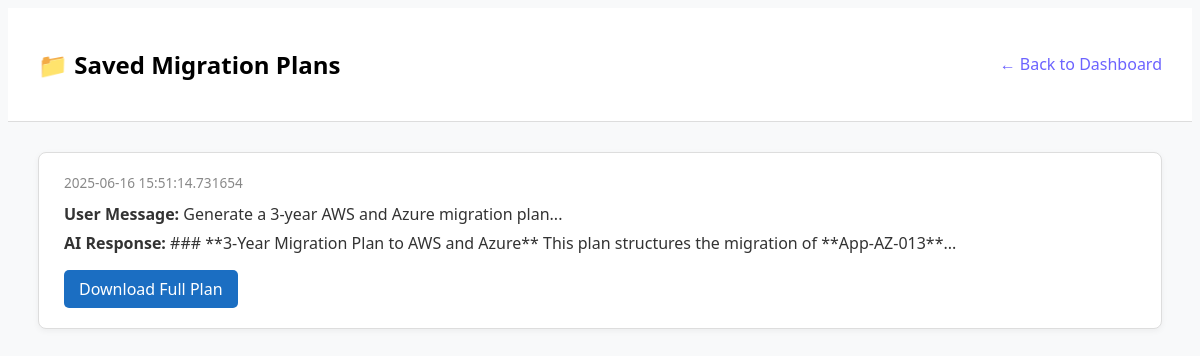
/plans, run on an earlier commit of the app's database.
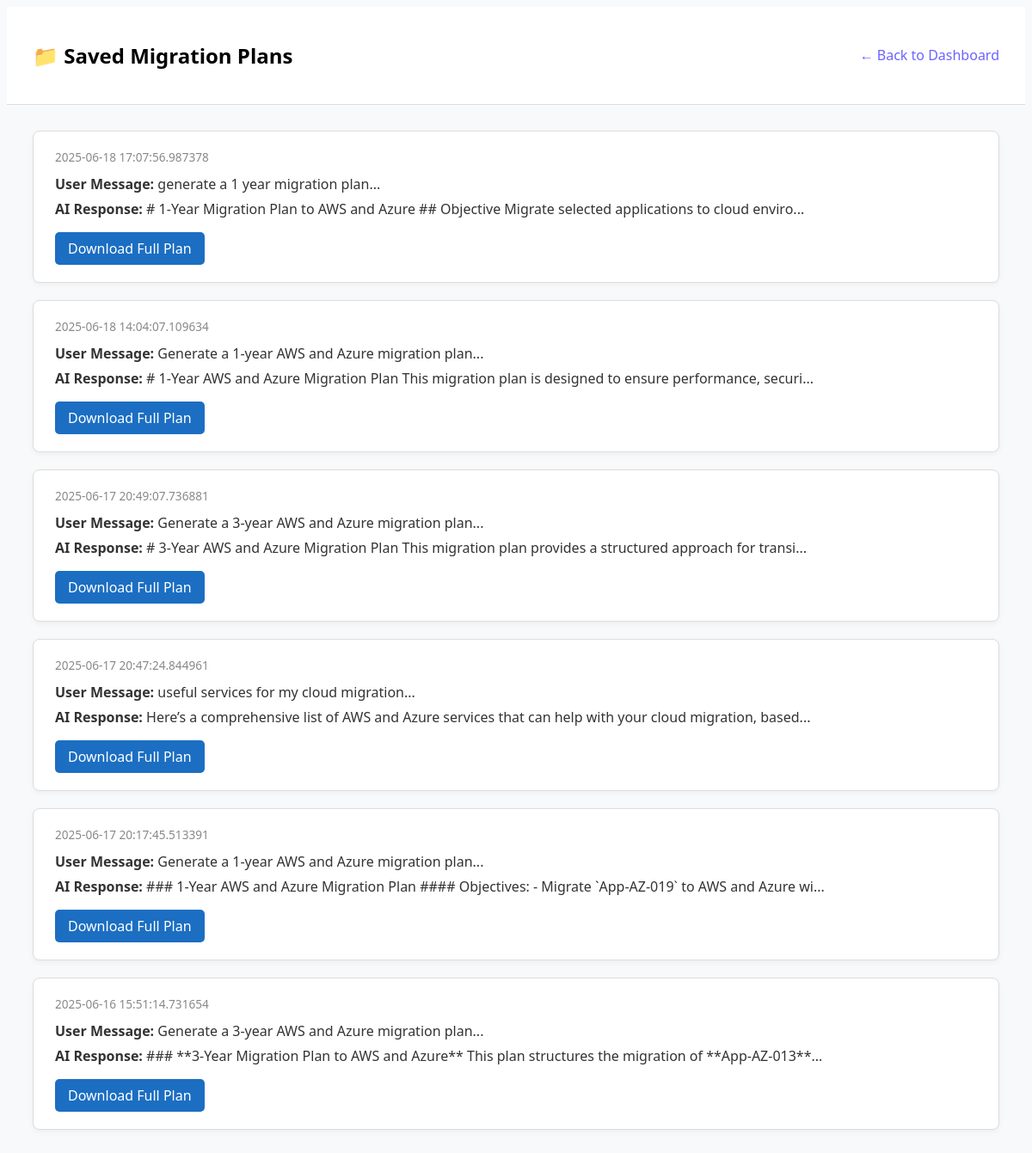
And on a later commit of the database.
### models.py (models this page shows)
class ChatHistory(Base):
    __tablename__ = "chat_history"
    id = Column(Integer, primary_key=True)
    session_id = Column(String(64))  # Unique identifier per chat session
    user_input = Column(Text)
    ai_response = Column(Text)
    timestamp = Column(DateTime, default=datetime.utcnow)

### app.py (the view)
@app.route("/plans")
def list_plans():
    keywords = ["migration", "plan"]
    db_session = SessionLocal()
    filters = [ChatHistory.user_input.ilike(f"%{kw}%") for kw in keywords]
    plans = db_session.query(ChatHistory)\
        .filter(or_(*filters))\
        .order_by(ChatHistory.timestamp.desc())\
        .all()
    db_session.close()
    return render_template("plans.html", plans=plans)

### templates/plans.html (shortened to what this page needs)
<!DOCTYPE html>
<html lang="en">
<head>
</head>
<body>
      <header>
<div class="plans-header">
  <h2>📁 Saved Migration Plans</h2>
  <a href="/" class="back-link">← Back to Dashboard</a>
</div>
<div class="plan-list">
  {% for plan in plans %}
  <div class="plan-card">
    <div class="plan-meta">
      <span> {{ plan.timestamp }}</span>
    </div>
    <div class="plan-content">
      <p><strong> User Message:</strong> {{ plan.user_input[:80] }}...</p>
      <p><strong> AI Response:</strong> {{ plan.ai_response[:100] }}...</p>
    </div>
    <div class="plan-actions">
      <a href="/plans/{{ plan.id }}" class="btn-download">
         Download Full Plan
      </a>
    </div>
  </div>
  {% endfor %}
</div>
</body>
</html>

What changed in the data, as far as the page shows it:
added ChatHistory: timestamp "2025-06-18 17:07:56.987378", user_input "generate a 1 year migration plan", ai_response "# 1-Year Migration Plan to AWS and Azure ## Objective Migrate selected applications to cloud enviro"
added ChatHistory: timestamp "2025-06-18 14:04:07.109634", user_input "Generate a 1-year AWS and Azure migration plan", ai_response "# 1-Year AWS and Azure Migration Plan This migration plan is designed to ensure performance, securi"
added ChatHistory: timestamp "2025-06-17 20:49:07.736881", user_input "Generate a 3-year AWS and Azure migration plan", ai_response "# 3-Year AWS and Azure Migration Plan This migration plan provides a structured approach for transi"
added ChatHistory: timestamp "2025-06-17 20:47:24.844961", user_input "useful services for my cloud migration", ai_response "Here’s a comprehensive list of AWS and Azure services that can help with your cloud migration, based"
added ChatHistory: timestamp "2025-06-17 20:17:45.513391", user_input "Generate a 1-year AWS and Azure migration plan", ai_response "### 1-Year AWS and Azure Migration Plan #### Objectives: - Migrate `App-AZ-019` to AWS and Azure wi"
